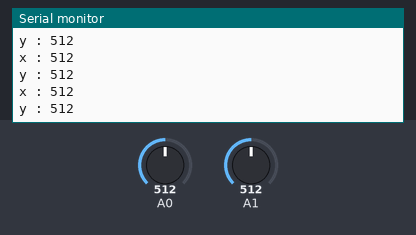
A sketch run on a simulated Arduino Uno, built with avr-gcc and run on an emulated ATmega328P. On the bench: the last lines printed to the serial monitor. The test bench sets the inputs (shaded band); at power-on: A0 = 512, A1 = 512.

Above: at 1.2 s.
1.3 s: A0 set to 716
At 1.34 s:
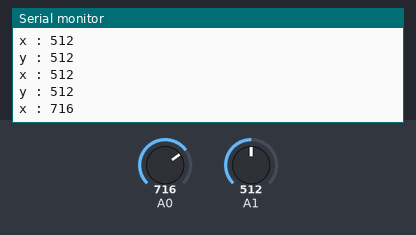
2.8 s: A1 set to 716
At 2.88 s:
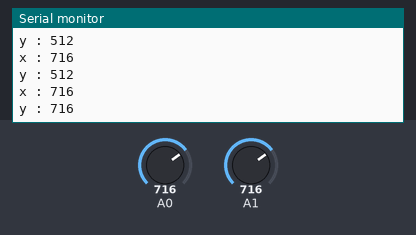
4.3 s: A0 set to 900
At 4.31 s:
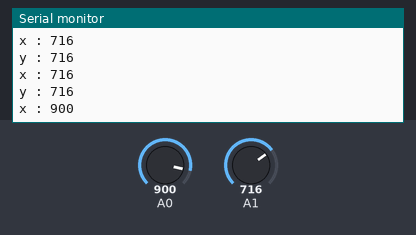
5.8 s: A1 set to 900
At 5.85 s:
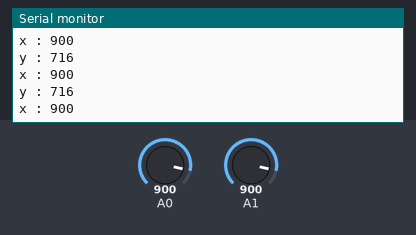
Timing chart, 0 to 8.3 s (numbered marks = the images above; inputs shaded):
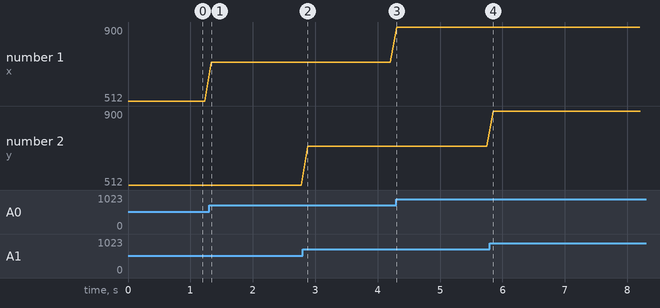

The sketch:

ADC.ino
```cpp
void setup() {
  Serial.begin(9600);
  ADMUX = 0x40;
  ADCSRA = 0x87;
}

void loop() {
  unsigned int adc_value_x = 0;
  unsigned int adc_value_y = 0;

  ADMUX = 0x40;
  //int adc_value = analogRead(14);
  ADCSRA |= 0x40;
  delay(1);

  adc_value_x = ADC;

  Serial.println("x : " + String(adc_value_x));

  ADMUX = 0x41;
  ADCSRA |= 0X40;
  delay(1);

  adc_value_y = ADC;

  Serial.println("y : " + String(adc_value_y));
  Serial.println();

  delay(100);
}
```

Measured:
- after the input at 1.3 s, the serial monitor: prints a new line at once (image 1)
- after the input at 2.8 s, the serial monitor: prints a new line after 0.08 s (image 2)
- after the input at 4.3 s, the serial monitor: prints a new line at once (image 3)
- plotted number 1: 512 → 716 after the input at 1.3 s, 716 → 900 after the input at 4.3 s
